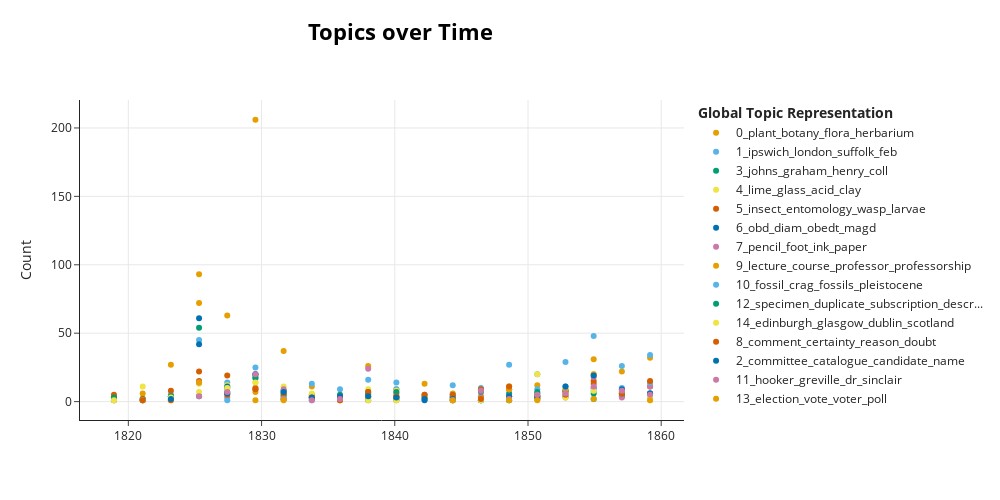

Notebook code for this chart:
### Markdown cell above
Create visualisation of topics over time for all input data using bertopic_time function.

### Code cell
all_vis_obj = bertopic_time(sent_df, topic_model)
all_vis = all_vis_obj[0]
all_vis

### Figure 1 — Plotly figure (JSON) as saved in the notebook; plotly's stock layout.template omitted (floating-point values rounded to 4 significant figures)
{"data": [{"hoverinfo": "text", "hovertext": ["<b>Topic 0</b><br>Words: scoria, tubipore, madriporite, pentacrinitis, carypohyllea", "<b>Topic 0</b><br>Words: verna, fruticosa, lutea, kalmiana, arenarius", "<b>Topic 0</b><br>Words: plant, marit, desiderata, violaceum, maculata", "<b>Topic 0</b><br>Words: plant, botany, flora, herbarium, specimen", "<b>Topic 0</b><br>Words: plant, latifolia, palustris, vulgaris, botany", "<b>Topic 0</b><br>Words: plant, arvensis, vulgaris, palustris, botany", "<b>Topic 0</b><br>Words: fruit, flora, unripe, plant, subject", "<b>Topic 0</b><br>Words: tendency, snowflake, plant, tiph, wart", "<b>Topic 0</b><br>Words: alpinus, melasoma, dovre, clathiatus, corallorhiza", "<b>Topic 0</b><br>Words: hose, branch, genera, cross, rachis", "<b>Topic 0</b><br>Words: botanist, portion, fig, lemann, dune", "<b>Topic 0</b><br>Words: torrey, flora, flowering, aspect, princeton", "<b>Topic 0</b><br>Words: resident, hendelot, dart, primitiva, brunners", "<b>Topic 0</b><br>Words: peach, conifer, decaisne, precaution, barton", "<b>Topic 0</b><br>Words: syllabus, genus, botany, ivory, swarm", "<b>Topic 0</b><br>Words: endlicher, sequence, kingdom, gap, cut", "<b>Topic 0</b><br>Words: searles_wood, preference, building, flower, hearing", "<b>Topic 0</b><br>Words: tree, gardeners_chronicle, botany, chronicle, gardener", "<b>Topic 0</b><br>Words: botany, botanist, ale, flower, herbarium", "<b>Topic 0</b><br>Words: botany, synonyme, curriculum, bentham, longiflora"], "marker": {"color": "#E69F00"}, "mode": "markers", "name": "0_plant_botany_flora_herbarium", "type": "scatter", "x": ["1818-12-02T13:03:21.600000", "1821-01-28T19:12:00", "1823-03-12T14:24:00", "1825-04-23T09:36:00", "1827-06-05T04:48:00", "1829-07-17T00:00:00", "1831-08-28T19:12:00", "1833-10-09T14:24:00", "1835-11-21T09:36:00", "1838-01-02T04:48:00", "1840-02-14T00:00:00", "1842-03-27T19:12:00", "1844-05-08T14:24:00", "1846-06-20T09:36:00", "1848-08-01T04:48:00", "1850-09-13T00:00:00", "1852-10-24T19:12:00", "1854-12-06T14:24:00", "1857-01-17T09:36:00", "1859-03-01T04:48:00"], "y": [2, 6, 27, 93, 63, 206, 37, 11, 3, 26, 9, 13, 6, 4, 11, 12, 8, 31, 22, 32]}, {"hoverinfo": "text", "hovertext": ["<b>Topic 1</b><br>Words: acct, reach, banker, bridge, dec", "<b>Topic 1</b><br>Words: liry, ny, mis, prince, bridge", "<b>Topic 1</b><br>Words: cty, ordination, sun, departure, bedford", "<b>Topic 1</b><br>Words: feb, june, london, ipswich, suffolk", "<b>Topic 1</b><br>Words: northmore, margate, exeter, northward, rochester", "<b>Topic 1</b><br>Words: canton, december, london, june, april", "<b>Topic 1</b><br>Words: dieppe, burchell, accompd, lit, hither", "<b>Topic 1</b><br>Words: feb, havell, margaret, boyd, oliver", "<b>Topic 1</b><br>Words: aug, honobe, norwood, lodged, faraday", "<b>Topic 1</b><br>Words: brice, rob, hulme, pepys, lonsdale", "<b>Topic 1</b><br>Words: dicty, silverdale, transact, bernard, bustle", "<b>Topic 1</b><br>Words: ringham, cycle, tumulus, nov, recommence", "<b>Topic 1</b><br>Words: suffolk, harley, primeval, goodman, hampshire", "<b>Topic 1</b><br>Words: ipswich, treaty, guildford, bumpstead, someplace", "<b>Topic 1</b><br>Words: ipswich, suffolk, dec, birmingham, feb", "<b>Topic 1</b><br>Words: suffolk, ipswich, museum, london, al", "<b>Topic 1</b><br>Words: ipswich, egham, suffolk, museum, london", "<b>Topic 1</b><br>Words: ipswich, london, betchworth, surrey, town", "<b>Topic 1</b><br>Words: london, ipswich, betchworth, lily, thanks", "<b>Topic 1</b><br>Words: ipswich, london, suffolk, september, molesworth"], "marker": {"color": "#56B4E9"}, "mode": "markers", "name": "1_ipswich_london_suffolk_feb", "type": "scatter", "x": ["1818-12-02T13:03:21.600000", "1821-01-28T19:12:00", "1823-03-12T14:24:00", "1825-04-23T09:36:00", "1827-06-05T04:48:00", "1829-07-17T00:00:00", "1831-08-28T19:12:00", "1833-10-09T14:24:00", "1835-11-21T09:36:00", "1838-01-02T04:48:00", "1840-02-14T00:00:00", "1842-03-27T19:12:00", "1844-05-08T14:24:00", "1846-06-20T09:36:00", "1848-08-01T04:48:00", "1850-09-13T00:00:00", "1852-10-24T19:12:00", "1854-12-06T14:24:00", "1857-01-17T09:36:00", "1859-03-01T04:48:00"], "y": [4, 2, 5, 45, 14, 25, 7, 13, 9, 6, 9, 5, 12, 10, 27, 20, 29, 48, 26, 34]}, {"hoverinfo": "text", "hovertext": ["<b>Topic 3</b><br>Words: goodhall, worthies, wordsworth, lamarck, eton", "<b>Topic 3</b><br>Words: clarke, fig, johns, reference, page", "<b>Topic 3</b><br>Words: hodgson, harrison, campbell, geo, col", "<b>Topic 3</b><br>Words: johns, graham, trinity, henry, coll", "<b>Topic 3</b><br>Words: graham, ts, wilson, baxter, rob", "<b>Topic 3</b><br>Words: graham, wilson, trinity, warrington, jun", "<b>Topic 3</b><br>Words: incisor, johnston, tusk, potton, lieutt", "<b>Topic 3</b><br>Words: edinb, west, buckland, physicians, fifty", "<b>Topic 3</b><br>Words: oxford, talbot, dion, botan, attitude", "<b>Topic 3</b><br>Words: hutton, week, johns, graham, henry", "<b>Topic 3</b><br>Words: savile, sorry, clark, row, glasgow", "<b>Topic 3</b><br>Words: gouge, coll, sharpe, queens, powell", "<b>Topic 3</b><br>Words: coleman, morton, charlesworth, henry, respect", "<b>Topic 3</b><br>Words: cumming, campbell, joseph, scott, banks", "<b>Topic 3</b><br>Words: joseph, adelphi, algernon, dick, pm", "<b>Topic 3</b><br>Words: moseley, henry, interview, forbe, phillips", "<b>Topic 3</b><br>Words: reid, physicist, mathematician, foucault, yates", "<b>Topic 3</b><br>Words: evg, james, typorum, moustache, selwyn", "<b>Topic 3</b><br>Words: hampden, layman, stanley, midx, poole", "<b>Topic 3</b><br>Words: petersfield, georges, dangstein, wrottesley, smallpox"], "marker": {"color": "#009E73"}, "mode": "markers", "name": "3_johns_graham_henry_coll", "type": "scatter", "x": ["1818-12-02T13:03:21.600000", "1821-01-28T19:12:00", "1823-03-12T14:24:00", "1825-04-23T09:36:00", "1827-06-05T04:48:00", "1829-07-17T00:00:00", "1831-08-28T19:12:00", "1833-10-09T14:24:00", "1835-11-21T09:36:00", "1838-01-02T04:48:00", "1840-02-14T00:00:00", "1842-03-27T19:12:00", "1844-05-08T14:24:00", "1846-06-20T09:36:00", "1848-08-01T04:48:00", "1850-09-13T00:00:00", "1852-10-24T19:12:00", "1854-12-06T14:24:00", "1857-01-17T09:36:00", "1859-03-01T04:48:00"], "y": [3, 2, 4, 54, 7, 18, 8, 4, 5, 1, 2, 4, 3, 7, 6, 6, 4, 6, 7, 6]}, {"hoverinfo": "text", "hovertext": ["<b>Topic 4</b><br>Words: neglect, dale, cambridge, london, lime", "<b>Topic 4</b><br>Words: crystal, lime, alumina, acid, iron", "<b>Topic 4</b><br>Words: felspar, lid, crystal, lime, glass", "<b>Topic 4</b><br>Words: cambridge, cavern, clive, market, college", "<b>Topic 4</b><br>Words: lime, chalk, iron_alumina, oxide, essex", "<b>Topic 4</b><br>Words: limestone, cambridge, heat, river, rock", "<b>Topic 4</b><br>Words: clay, diluvium, chalk, pebble, subsoil", "<b>Topic 4</b><br>Words: downe, calling, cambridge, sept, library", "<b>Topic 4</b><br>Words: glass, library_mss, process, gracedilu, frit", "<b>Topic 4</b><br>Words: clay, fameux, aluminium, carb, botanique", "<b>Topic 4</b><br>Words: nodule, phosphate, lime, sui, pharo", "<b>Topic 4</b><br>Words: gard, sandstone, bot, oxford, specimen", "<b>Topic 4</b><br>Words: acid, carbonate, chalk, fault, lime", "<b>Topic 4</b><br>Words: lime, acid, bead, silica, glass", "<b>Topic 4</b><br>Words: glass, baas, metallic, tube, potassium", "<b>Topic 4</b><br>Words: iron, acid, lime, glass, cambridge", "<b>Topic 4</b><br>Words: search, stanway, tray, digestion, thousand", "<b>Topic 4</b><br>Words: follow, example, cambridge, lime, glass"], "marker": {"color": "#F0E442"}, "mode": "markers", "name": "4_lime_glass_acid_clay", "type": "scatter", "x": ["1818-12-02T13:03:21.600000", "1821-01-28T19:12:00", "1823-03-12T14:24:00", "1825-04-23T09:36:00", "1827-06-05T04:48:00", "1829-07-17T00:00:00", "1831-08-28T19:12:00", "1833-10-09T14:24:00", "1838-01-02T04:48:00", "1840-02-14T00:00:00", "1844-05-08T14:24:00", "1846-06-20T09:36:00", "1848-08-01T04:48:00", "1850-09-13T00:00:00", "1852-10-24T19:12:00", "1854-12-06T14:24:00", "1857-01-17T09:36:00", "1859-03-01T04:48:00"], "y": [2, 11, 1, 13, 12, 14, 11, 5, 9, 8, 5, 2, 9, 20, 7, 20, 7, 1]}, {"hoverinfo": "text", "hovertext": ["<b>Topic 5</b><br>Words: insect, shell, cabinet, twelvemonth, acquaintance", "<b>Topic 5</b><br>Words: insect, cabinet, shell, arrangement, entomology", "<b>Topic 5</b><br>Words: insect, dale, scotland, daplidia, lithonia", "<b>Topic 5</b><br>Words: insect, bombyx, larvae, geom, entomology", "<b>Topic 5</b><br>Words: insect, entomology, yorkshire, jenyns, obligation", "<b>Topic 5</b><br>Words: insect, package, box, valdivia, mat", "<b>Topic 5</b><br>Words: anatomie, mollusque, obtain, insect, suggestion", "<b>Topic 5</b><br>Words: insect, quadruped, sport, dale, edition", "<b>Topic 5</b><br>Words: insect, importation, bueno, berlin, entomology", "<b>Topic 5</b><br>Words: nervation, ephemeridae, impression, hawthorne, whorl", "<b>Topic 5</b><br>Words: sight, species, moment, insect, entomology", "<b>Topic 5</b><br>Words: wasp, cure, turpentine, remedy, nest", "<b>Topic 5</b><br>Words: calcium, spue, juice, crustacea, shell", "<b>Topic 5</b><br>Words: insect, aphid, bean, egg, beam", "<b>Topic 5</b><br>Words: diptera, insect, nest, velleius, entomologist", "<b>Topic 5</b><br>Words: fauna, insect, wandering, christmas, accident", "<b>Topic 5</b><br>Words: bee, insect, sessile, annelide, swallow", "<b>Topic 5</b><br>Words: insect, crustacea, westwood, insecta, entomologist", "<b>Topic 5</b><br>Words: entomology, privy, leptorhine, cromwell, insect", "<b>Topic 5</b><br>Words: insect, larva, nepticula, moth, entomologist"], "marker": {"color": "#D55E00"}, "mode": "markers", "name": "5_insect_entomology_wasp_larvae", "type": "scatter", "x": ["1818-12-02T13:03:21.600000", "1821-01-28T19:12:00", "1823-03-12T14:24:00", "1825-04-23T09:36:00", "1827-06-05T04:48:00", "1829-07-17T00:00:00", "1831-08-28T19:12:00", "1833-10-09T14:24:00", "1835-11-21T09:36:00", "1838-01-02T04:48:00", "1840-02-14T00:00:00", "1842-03-27T19:12:00", "1844-05-08T14:24:00", "1846-06-20T09:36:00", "1848-08-01T04:48:00", "1850-09-13T00:00:00", "1852-10-24T19:12:00", "1854-12-06T14:24:00", "1857-01-17T09:36:00", "1859-03-01T04:48:00"], "y": [5, 2, 8, 15, 19, 10, 2, 5, 4, 3, 1, 3, 1, 9, 9, 4, 7, 15, 4, 11]}, {"hoverinfo": "text", "hovertext": ["<b>Topic 6</b><br>Words: spirifer, side, obd, diam, magd", "<b>Topic 6</b><br>Words: gr, obd, diam, magd, obedt", "<b>Topic 6</b><br>Words: greswall, gresmork, biggs, obd, diam", "<b>Topic 6</b><br>Words: magd, obedt, obt, richd, jas", "<b>Topic 6</b><br>Words: obd, ewbank, fol, colney, leefe", "<b>Topic 6</b><br>Words: arnott, forbyana, gratifying, cand, vit", "<b>Topic 6</b><br>Words: fr, sd, obd, diam, obedt", "<b>Topic 6</b><br>Words: biog, gen, sp, obd, diam", "<b>Topic 6</b><br>Words: zool, prac, sevt, obt, jardine", "<b>Topic 6</b><br>Words: daf, schlotheim, jh, zool, quere", "<b>Topic 6</b><br>Words: sphenop, aff, foss, obd, diam", "<b>Topic 6</b><br>Words: ich, obd, diam, obedt, magd", "<b>Topic 6</b><br>Words: anaty, suff, ag, jos, obd", "<b>Topic 6</b><br>Words: suff, obd, diam, obedt, magd", "<b>Topic 6</b><br>Words: airy, ommission, quy, elschotzia, diam", "<b>Topic 6</b><br>Words: anat, annal, chemist, obd, diam", "<b>Topic 6</b><br>Words: mam, cor, goosequill, ge, dawe", "<b>Topic 6</b><br>Words: diem, resp, maund, jh, ns", "<b>Topic 6</b><br>Words: hohenacker, sovreign, mas, obd, dun", "<b>Topic 6</b><br>Words: diam, ampney, oran, outang, separation"], "marker": {"color": "#0072B2"}, "mode": "markers", "name": "6_obd_diam_obedt_magd", "type": "scatter", "x": ["1818-12-02T13:03:21.600000", "1821-01-28T19:12:00", "1823-03-12T14:24:00", "1825-04-23T09:36:00", "1827-06-05T04:48:00", "1829-07-17T00:00:00", "1831-08-28T19:12:00", "1833-10-09T14:24:00", "1835-11-21T09:36:00", "1838-01-02T04:48:00", "1840-02-14T00:00:00", "1842-03-27T19:12:00", "1844-05-08T14:24:00", "1846-06-20T09:36:00", "1848-08-01T04:48:00", "1850-09-13T00:00:00", "1852-10-24T19:12:00", "1854-12-06T14:24:00", "1857-01-17T09:36:00", "1859-03-01T04:48:00"], "y": [1, 1, 2, 42, 11, 20, 2, 3, 4, 5, 3, 1, 4, 1, 4, 2, 8, 10, 5, 6]}, {"hoverinfo": "text", "hovertext": ["<b>Topic 7</b><br>Words: direction, paper, matter, pencil, foot", "<b>Topic 7</b><br>Words: pencil, line, foot, ink, paper", "<b>Topic 7</b><br>Words: corneum, noake, pin, pencil, bill", "<b>Topic 7</b><br>Words: foot, pencil, ink, vinegar, drawing", "<b>Topic 7</b><br>Words: boiling, batata, paper, deal, series", "<b>Topic 7</b><br>Words: drawing, pencil, prospecti, pleomyxa, desk", "<b>Topic 7</b><br>Words: sketch, daubenys, draw, paper, madrid", "<b>Topic 7</b><br>Words: assistence, manufacturer, sketch, art, question", "<b>Topic 7</b><br>Words: pencil, ink, underl, quotation, sketch", "<b>Topic 7</b><br>Words: pencil, drawing, teales, asthma, pub", "<b>Topic 7</b><br>Words: chalkstone, erase, transportation, ice, pencil", "<b>Topic 7</b><br>Words: lapped, lid, bottom, cause, sketch", "<b>Topic 7</b><br>Words: inch, footbone, circumference, guineas, exception", "<b>Topic 7</b><br>Words: facilitate, knife, omit, turpentine, wax", "<b>Topic 7</b><br>Words: sketch, tendril, planation, physiol, dep", "<b>Topic 7</b><br>Words: sin, inch, cubic, straw, max", "<b>Topic 7</b><br>Words: hair, scale, bat, toe, shaft", "<b>Topic 7</b><br>Words: manufacturer, mill, undertaking, practice, sketch", "<b>Topic 7</b><br>Words: length, web, pencil, foot, ink"], "marker": {"color": "#CC79A7"}, "mode": "markers", "name": "7_pencil_foot_ink_paper", "type": "scatter", "x": ["1818-12-02T13:03:21.600000", "1821-01-28T19:12:00", "1823-03-12T14:24:00", "1825-04-23T09:36:00", "1827-06-05T04:48:00", "1829-07-17T00:00:00", "1831-08-28T19:12:00", "1835-11-21T09:36:00", "1838-01-02T04:48:00", "1840-02-14T00:00:00", "1842-03-27T19:12:00", "1844-05-08T14:24:00", "1846-06-20T09:36:00", "1848-08-01T04:48:00", "1850-09-13T00:00:00", "1852-10-24T19:12:00", "1854-12-06T14:24:00", "1857-01-17T09:36:00", "1859-03-01T04:48:00"], "y": [2, 1, 4, 14, 3, 9, 9, 1, 24, 6, 4, 3, 3, 4, 4, 3, 18, 3, 11]}, {"hoverinfo": "text", "hovertext": ["<b>Topic 9</b><br>Words: mot, clark, lecture, course, professor", "<b>Topic 9</b><br>Words: sell, martyn, advertising, labor, strike", "<b>Topic 9</b><br>Words: lecture, course, professorship, professor, affecty", "<b>Topic 9</b><br>Words: lecture, hochstetter, bach, gace, lr", "<b>Topic 9</b><br>Words: class, theyit, professorship, professor, bore", "<b>Topic 9</b><br>Words: course, creature, agardh, action, introduction", "<b>Topic 9</b><br>Words: encouraging, simeon, lecture, professorship, royston", "<b>Topic 9</b><br>Words: drudgery, resource, bookseller, lecture, course", "<b>Topic 9</b><br>Words: politic, advertising, recourse, lecture, curate", "<b>Topic 9</b><br>Words: lecture, agaric, village, shelf, daubeny", "<b>Topic 9</b><br>Words: lecture, jugle, washington, theaters, occuping", "<b>Topic 9</b><br>Words: consistency, professorship, memorandum, stem, delay", "<b>Topic 9</b><br>Words: interested, lecture, astronomy, memorial, airy", "<b>Topic 9</b><br>Words: lecture, course, attend, worship, professor", "<b>Topic 9</b><br>Words: draft, deighton, trin_coll, tripos, lodge", "<b>Topic 9</b><br>Words: lecture, mildenhall, occasion, crossfire, tiresome", "<b>Topic 9</b><br>Words: lecture, course, russell, teacher, education", "<b>Topic 9</b><br>Words: lecture, particular, learner, philpott, professor", "<b>Topic 9</b><br>Words: lecture, concoct, lecturer, palace, opportunity"], "marker": {"color": "#E69F00"}, "mode": "markers", "name": "9_lecture_course_professor_professorship", "type": "scatter", "x": ["1818-12-02T13:03:21.600000", "1823-03-12T14:24:00", "1825-04-23T09:36:00", "1827-06-05T04:48:00", "1829-07-17T00:00:00", "1831-08-28T19:12:00", "1833-10-09T14:24:00", "1835-11-21T09:36:00", "1838-01-02T04:48:00", "1840-02-14T00:00:00", "1842-03-27T19:12:00", "1844-05-08T14:24:00", "1846-06-20T09:36:00", "1848-08-01T04:48:00", "1850-09-13T00:00:00", "1852-10-24T19:12:00", "1854-12-06T14:24:00", "1857-01-17T09:36:00", "1859-03-01T04:48:00"], "y": [1, 2, 14, 6, 7, 4, 3, 1, 4, 4, 4, 2, 2, 9, 2, 9, 20, 6, 14]}, {"hoverinfo": "text", "hovertext": ["<b>Topic 10</b><br>Words: parcell, mead, lambeth, fossils, help", "<b>Topic 10</b><br>Words: premium, singular, mineralogist, fossils, norway", "<b>Topic 10</b><br>Words: fossil, portland, curve, quarry, rag", "<b>Topic 10</b><br>Words: lonsdale, geological_society, fossil, crag, fossils", "<b>Topic 10</b><br>Words: fossil, anstice, asterophyllite, fossils, bowman", "<b>Topic 10</b><br>Words: fossil, si, livraison, nai, doute", "<b>Topic 10</b><br>Words: disintegration, relish, nodules, plesiosaurus, analogy", "<b>Topic 10</b><br>Words: fossil, fragment, fondness, mentioning, prove", "<b>Topic 10</b><br>Words: parkinson, antediluvian, space, recollection, years_ago", "<b>Topic 10</b><br>Words: reptile, dover, decision, inconvenience, fossil", "<b>Topic 10</b><br>Words: fossil, miocene, pliocene, coraline, crag", "<b>Topic 10</b><br>Words: fossil, ox, bo, metropolis, inclination", "<b>Topic 10</b><br>Words: fossil, skull, breed, crag, sus", "<b>Topic 10</b><br>Words: fossil, geologist, suture, foramenifera, dumont", "<b>Topic 10</b><br>Words: fossil, crag, celt, drift, animal"], "marker": {"color": "#56B4E9"}, "mode": "markers", "name": "10_fossil_crag_fossils_pleistocene", "type": "scatter", "x": ["1818-12-02T13:03:21.600000", "1827-06-05T04:48:00", "1831-08-28T19:12:00", "1833-10-09T14:24:00", "1838-01-02T04:48:00", "1840-02-14T00:00:00", "1842-03-27T19:12:00", "1844-05-08T14:24:00", "1846-06-20T09:36:00", "1848-08-01T04:48:00", "1850-09-13T00:00:00", "1852-10-24T19:12:00", "1854-12-06T14:24:00", "1857-01-17T09:36:00", "1859-03-01T04:48:00"], "y": [2, 1, 4, 1, 16, 14, 3, 5, 1, 1, 9, 11, 8, 10, 14]}, {"hoverinfo": "text", "hovertext": ["<b>Topic 12</b><br>Words: coleoptra, specimen, infant, filling, duplicate", "<b>Topic 12</b><br>Words: insert, goodness, specimen, result, manner", "<b>Topic 12</b><br>Words: specimen, side, one, name, duplicate", "<b>Topic 12</b><br>Words: imago, specimen, student, duplicate, subscription", "<b>Topic 12</b><br>Words: specimen, subscription, cape, wet, ejection", "<b>Topic 12</b><br>Words: specimen, vahlii, teesdale, duplicate, curiosity", "<b>Topic 12</b><br>Words: specimen, decay, description, value, unite", "<b>Topic 12</b><br>Words: ensure, specimen, consulting, carcarius, troublesome", "<b>Topic 12</b><br>Words: specimen, longing, synonym, defect, foss", "<b>Topic 12</b><br>Words: specimen, inaccuracy, implement, preface, judgment", "<b>Topic 12</b><br>Words: specimen, sacrifice, break, permission, determination", "<b>Topic 12</b><br>Words: chance, specimen, duplicate, subscription, description", "<b>Topic 12</b><br>Words: tube, duplicate, specimen, subscription, description", "<b>Topic 12</b><br>Words: specimen, method, model, group, lignite", "<b>Topic 12</b><br>Words: possession, specimen, department, society, duplicate", "<b>Topic 12</b><br>Words: specimen, hadleigh_suffolk, forwarding, judge, station", "<b>Topic 12</b><br>Words: sneer, specimen, pigeon, detection, discover"], "marker": {"color": "#009E73"}, "mode": "markers", "name": "12_specimen_duplicate_subscription_descr...", "type": "scatter", "x": ["1818-12-02T13:03:21.600000", "1821-01-28T19:12:00", "1823-03-12T14:24:00", "1825-04-23T09:36:00", "1827-06-05T04:48:00", "1829-07-17T00:00:00", "1831-08-28T19:12:00", "1833-10-09T14:24:00", "1838-01-02T04:48:00", "1840-02-14T00:00:00", "1844-05-08T14:24:00", "1846-06-20T09:36:00", "1848-08-01T04:48:00", "1850-09-13T00:00:00", "1854-12-06T14:24:00", "1857-01-17T09:36:00", "1859-03-01T04:48:00"], "y": [3, 1, 4, 4, 10, 17, 5, 2, 7, 7, 1, 1, 1, 7, 2, 6, 2]}, {"hoverinfo": "text", "hovertext": ["<b>Topic 14</b><br>Words: tenby, dublin, bulwer, summer, edinburgh", "<b>Topic 14</b><br>Words: edinburgh, glasgow, dublin, scotland, meeting", "<b>Topic 14</b><br>Words: cork, drink, brose, glasgow, atholl", "<b>Topic 14</b><br>Words: glasgow, edinburgh, irish, course, dublin", "<b>Topic 14</b><br>Words: scotland, glasgow, edinburgh, douglas, arnott", "<b>Topic 14</b><br>Words: glasgow, edinburgh, scotland, wentworth, arnott", "<b>Topic 14</b><br>Words: camb, edinburgh, dunmany, perplexing, untill", "<b>Topic 14</b><br>Words: edinburgh, sportsman, generality, forego, query", "<b>Topic 14</b><br>Words: stop, dublin, trust, edinburgh, glasgow", "<b>Topic 14</b><br>Words: birmingham, british_association, meeting, edinburgh, glasgow", "<b>Topic 14</b><br>Words: univy, meeting, glasgow, august, july", "<b>Topic 14</b><br>Words: dublin, manchester, redesdale, meetimg, breakfast", "<b>Topic 14</b><br>Words: eclat, brit, association, meeting, edinburgh", "<b>Topic 14</b><br>Words: murray, avail, procure, duplicate, edinburgh", "<b>Topic 14</b><br>Words: edinburgh, belfast, edinb, british_association, invitation", "<b>Topic 14</b><br>Words: scotland, lancashire, cumberland, glasgow, lake", "<b>Topic 14</b><br>Words: belfast, lieu, cork, adam, court", "<b>Topic 14</b><br>Words: glasgow, meeting, cheltenham, british_association, belfast", "<b>Topic 14</b><br>Words: dublin, british_association, meeting, belfast, holywood", "<b>Topic 14</b><br>Words: arthur, ill, cd, edinburgh, review"], "marker": {"color": "#F0E442"}, "mode": "markers", "name": "14_edinburgh_glasgow_dublin_scotland", "type": "scatter", "x": ["1818-12-02T13:03:21.600000", "1821-01-28T19:12:00", "1823-03-12T14:24:00", "1825-04-23T09:36:00", "1827-06-05T04:48:00", "1829-07-17T00:00:00", "1831-08-28T19:12:00", "1833-10-09T14:24:00", "1835-11-21T09:36:00", "1838-01-02T04:48:00", "1840-02-14T00:00:00", "1842-03-27T19:12:00", "1844-05-08T14:24:00", "1846-06-20T09:36:00", "1848-08-01T04:48:00", "1850-09-13T00:00:00", "1852-10-24T19:12:00", "1854-12-06T14:24:00", "1857-01-17T09:36:00", "1859-03-01T04:48:00"], "y": [1, 1, 3, 7, 10, 14, 2, 6, 2, 1, 1, 4, 1, 1, 3, 2, 3, 8, 7, 2]}, {"hoverinfo": "text", "hovertext": ["<b>Topic 8</b><br>Words: correction, comment, certainty, reason, doubt", "<b>Topic 8</b><br>Words: certainty, reason, comment, doubt, theory", "<b>Topic 8</b><br>Words: reason, inclosure, eleventh, probablynot, con", "<b>Topic 8</b><br>Words: diff, inference, content, result, reference", "<b>Topic 8</b><br>Words: maderensis, convergent, salice, hist, wrong", "<b>Topic 8</b><br>Words: stump, secret, dint, analogy, feature", "<b>Topic 8</b><br>Words: confusion, announcement, comment, certainty, reason", "<b>Topic 8</b><br>Words: tho, notice, comment, certainty, reason", "<b>Topic 8</b><br>Words: uncertainty, disinclination, reproduction, certainty, experience", "<b>Topic 8</b><br>Words: conjecture, hint, excuse, doubt, question", "<b>Topic 8</b><br>Words: imagination, title, mistake, ask, reply", "<b>Topic 8</b><br>Words: riddle, sare, cop, claim, doubt", "<b>Topic 8</b><br>Words: forgot, reply, point, certainty, comment", "<b>Topic 8</b><br>Words: comment, certainty, approximation, winning, caoutchouc", "<b>Topic 8</b><br>Words: certainty, inform, statement, reference, name", "<b>Topic 8</b><br>Words: inconsistency, source, hint, information, duplicate", "<b>Topic 8</b><br>Words: comment, bur, problem, agate, mind", "<b>Topic 8</b><br>Words: philpott, concretion, opinion, remark, inform", "<b>Topic 8</b><br>Words: theory, pique, problem, modification, succession"], "marker": {"color": "#D55E00"}, "mode": "markers", "name": "8_comment_certainty_reason_doubt", "type": "scatter", "x": ["1821-01-28T19:12:00", "1823-03-12T14:24:00", "1825-04-23T09:36:00", "1827-06-05T04:48:00", "1829-07-17T00:00:00", "1831-08-28T19:12:00", "1833-10-09T14:24:00", "1835-11-21T09:36:00", "1838-01-02T04:48:00", "1840-02-14T00:00:00", "1842-03-27T19:12:00", "1844-05-08T14:24:00", "1846-06-20T09:36:00", "1848-08-01T04:48:00", "1850-09-13T00:00:00", "1852-10-24T19:12:00", "1854-12-06T14:24:00", "1857-01-17T09:36:00", "1859-03-01T04:48:00"], "y": [1, 1, 22, 5, 9, 6, 3, 1, 7, 4, 5, 5, 2, 11, 4, 5, 13, 6, 15]}, {"hoverinfo": "text", "hovertext": ["<b>Topic 2</b><br>Words: poison, suit, instance, committee, catalogue", "<b>Topic 2</b><br>Words: committee, candidate, election, room, name", "<b>Topic 2</b><br>Words: cannon, turnwheel, catalogue, leather, messrs", "<b>Topic 2</b><br>Words: catalogue, baggage, warehouse, chairman, carriage", "<b>Topic 2</b><br>Words: tablet, div, execute, committee, poor", "<b>Topic 2</b><br>Words: seat, juster, sex, foreigner, limit", "<b>Topic 2</b><br>Words: lose, offend, title, committee, one", "<b>Topic 2</b><br>Words: war, top, phil, petition, american", "<b>Topic 2</b><br>Words: cha, vessel, title, suit, post", "<b>Topic 2</b><br>Words: wll, soc, steward, clements_inn, correspond", "<b>Topic 2</b><br>Words: testimonial, hughe, vice_chancellor, carriage, doubt", "<b>Topic 2</b><br>Words: whowever, listen, petition, card, majority", "<b>Topic 2</b><br>Words: forms, mycology, interference, hawkin, birch", "<b>Topic 2</b><br>Words: nomination, cadetship, application, coin, likunder", "<b>Topic 2</b><br>Words: committee, candidate, allude, member, viva", "<b>Topic 2</b><br>Words: counter, ray, jetton, lauffer, nuremberg", "<b>Topic 2</b><br>Words: shoreham, organise, portsmouth, vacancy, announcement"], "marker": {"color": "#0072B2"}, "mode": "markers", "name": "2_committee_catalogue_candidate_name", "type": "scatter", "x": ["1823-03-12T14:24:00", "1825-04-23T09:36:00", "1827-06-05T04:48:00", "1829-07-17T00:00:00", "1831-08-28T19:12:00", "1833-10-09T14:24:00", "1835-11-21T09:36:00", "1838-01-02T04:48:00", "1840-02-14T00:00:00", "1842-03-27T19:12:00", "1844-05-08T14:24:00", "1848-08-01T04:48:00", "1850-09-13T00:00:00", "1852-10-24T19:12:00", "1854-12-06T14:24:00", "1857-01-17T09:36:00", "1859-03-01T04:48:00"], "y": [2, 61, 6, 20, 7, 3, 3, 4, 3, 2, 2, 4, 3, 11, 19, 9, 6]}, {"hoverinfo": "text", "hovertext": ["<b>Topic 11</b><br>Words: hooker, filicum, icone, suscriber, wurtz", "<b>Topic 11</b><br>Words: hooker, magnum, naturelle, publication, greville", "<b>Topic 11</b><br>Words: hooker, greville, haldane, twopenny, asubo", "<b>Topic 11</b><br>Words: edn, lenticula, publicity, natans, intercourse", "<b>Topic 11</b><br>Words: left, learn, hooker, parcel, day", "<b>Topic 11</b><br>Words: companion, hooker, zool, miscellany, connection", "<b>Topic 11</b><br>Words: hooker, greville, dr, sinclair, miss", "<b>Topic 11</b><br>Words: hooker, joseph, miss, room, laboratory", "<b>Topic 11</b><br>Words: hooker, cassel, julian, episode, news", "<b>Topic 11</b><br>Words: hooker, breast, disquietude, expectant, affte", "<b>Topic 11</b><br>Words: hooker, brentford, dawes, griffin, refutation", "<b>Topic 11</b><br>Words: hooker, germany, leonard_horner, hack, misunderstood", "<b>Topic 11</b><br>Words: hooker, sinclair, fore, geographie, clue", "<b>Topic 11</b><br>Words: hooker, migrate, syria, liking, berth"], "marker": {"color": "#CC79A7"}, "mode": "markers", "name": "11_hooker_greville_dr_sinclair", "type": "scatter", "x": ["1825-04-23T09:36:00", "1827-06-05T04:48:00", "1829-07-17T00:00:00", "1831-08-28T19:12:00", "1833-10-09T14:24:00", "1835-11-21T09:36:00", "1844-05-08T14:24:00", "1846-06-20T09:36:00", "1848-08-01T04:48:00", "1850-09-13T00:00:00", "1852-10-24T19:12:00", "1854-12-06T14:24:00", "1857-01-17T09:36:00", "1859-03-01T04:48:00"], "y": [4, 7, 20, 2, 1, 2, 1, 8, 2, 5, 6, 11, 8, 5]}, {"hoverinfo": "text", "hovertext": ["<b>Topic 13</b><br>Words: vote, election, voter, poll, ensuing_election", "<b>Topic 13</b><br>Words: thanking, silence, intelligence, election, cause", "<b>Topic 13</b><br>Words: pluralist, pisidium, cryllas, oman, manuscript", "<b>Topic 13</b><br>Words: morpeth, walkover, probability, election, west", "<b>Topic 13</b><br>Words: minority, poll, cambridge, election, vote", "<b>Topic 13</b><br>Words: election, vote, voter, poll, ensuing_election", "<b>Topic 13</b><br>Words: grote, forbes, durham, election, mill", "<b>Topic 13</b><br>Words: elections, april, election, vote, voter"], "marker": {"color": "#E69F00"}, "mode": "markers", "name": "13_election_vote_voter_poll", "type": "scatter", "x": ["1825-04-23T09:36:00", "1829-07-17T00:00:00", "1831-08-28T19:12:00", "1844-05-08T14:24:00", "1848-08-01T04:48:00", "1850-09-13T00:00:00", "1854-12-06T14:24:00", "1859-03-01T04:48:00"], "y": [72, 1, 1, 1, 1, 1, 2, 1]}], "layout": {"height": 500, "hoverlabel": {"bgcolor": "white", "font": {"family": "Rockwell", "size": 16}}, "legend": {"title": {"text": "<b>Global Topic Representation"}}, "title": {"font": {"color": "Black", "size": 22}, "text": "<b>Topics over Time", "x": 0.4, "xanchor": "center", "y": 0.95, "yanchor": "top"}, "width": 1000, "xaxis": {"showgrid": true}, "yaxis": {"showgrid": true, "title": {"text": "Count"}}}}
